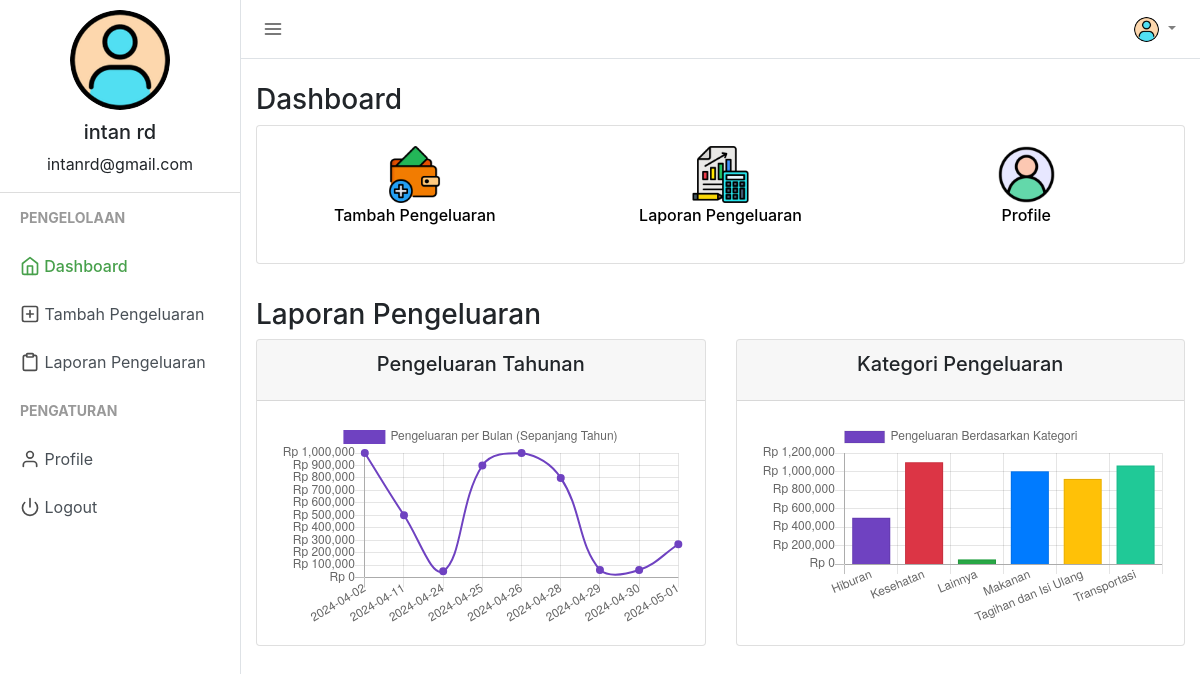
/index.php (signed in), run on the app's committed database.
### tables this page shows
CREATE TABLE `users` (
  `user_id` int(11) NOT NULL,
  `firstname` varchar(50) NOT NULL,
  `lastname` varchar(25) NOT NULL,
  `email` varchar(50) NOT NULL,
  `profile_path` varchar(50) NOT NULL DEFAULT 'default_profile.png',
  `password` varchar(50) NOT NULL,
  `trn_date` datetime NOT NULL
);

### session.php (called while the page is built, shortened)
<?php
include("config.php");
$sess_email = $_SESSION["email"];
$sql = "SELECT user_id, firstname, lastname, email, profile_path FROM users WHERE email = '$sess_email'";
$result = $con->query($sql);
if ($result->num_rows > 0) {
  while($row = $result->fetch_assoc()) {
    $userid=$row["user_id"];
    $username =$row["firstname"]." ".$row["lastname"];
    $useremail=$row["email"];
    $userprofile="uploads/".$row["profile_path"];
  }
} else {
    $userid="GHX1Y2";
    $username ="Jhon Doe";
    $useremail="mailid@domain.com";
    $userprofile="Uploads/default_profile.png";
}
?>

### index.php (the view, shortened to what this page needs)
<?php
include("session.php");
$exp_category_dc = mysqli_query($con, "SELECT kategori, SUM(REPLACE(REPLACE(REPLACE(pengeluaran, 'Rp', ''), '.', ''), ',', '')) as total FROM expenses WHERE user_id = '$userid' GROUP BY kategori");
$exp_date_line = mysqli_query($con, "SELECT tanggal, SUM(REPLACE(REPLACE(REPLACE(pengeluaran, 'Rp', ''), '.', ''), ',', '')) as total FROM expenses WHERE user_id = '$userid' GROUP BY tanggal");
$category_labels = array();
$category_totals = array();
while ($row = mysqli_fetch_assoc($exp_category_dc)) {
    $category_labels[] = $row['kategori'];
    $category_totals[] = (float) $row['total'];
}
$date_labels = array();
$date_totals = array();
while ($row = mysqli_fetch_assoc($exp_date_line)) {
    $date_labels[] = $row['tanggal'];
    $date_totals[] = (float) $row['total'];
}
?>
<!DOCTYPE html>
<html lang="en">
<head>
    <link href="css/bootstrap.min.css" rel="stylesheet">
    <link href="css/style.css" rel="stylesheet">
</head>
<body>
    <div class="d-flex" id="wrapper">
        <div class="border-right" id="sidebar-wrapper">
            <div class="user">
                <img class="img img-fluid rounded-circle" src="<?php echo $userprofile ?>" width="120">
                <h5><?php echo $username ?></h5>
                <p><?php echo $useremail ?></p>
            </div>
            <div class="sidebar-heading">Pengelolaan</div>
            <div class="list-group list-group-flush">
                <a href="index.php" class="list-group-item list-group-item-action sidebar-active"><span data-feather="home"></span> Dashboard</a>
                <a href="add_expense.php" class="list-group-item list-group-item-action "><span data-feather="plus-square"></span> Tambah Pengeluaran</a>
                <a href="manage_expense.php" class="list-group-item list-group-item-action "><span data-feather="clipboard"></span> Laporan Pengeluaran</a>
            </div>
            <div class="sidebar-heading">Pengaturan </div>
            <div class="list-group list-group-flush">
                <a href="profile.php" class="list-group-item list-group-item-action "><span data-feather="user"></span> Profile</a>
                <a href="logout.php" class="list-group-item list-group-item-action "><span data-feather="power"></span> Logout</a>
            </div>
        </div>
        <div id="page-content-wrapper">
            <nav class="navbar navbar-expand-lg navbar-light  border-bottom">
                <button class="toggler" type="button" id="menu-toggle" aria-expanded="false">
                    <span data-feather="menu"></span>
                </button>
                <div class="collapse navbar-collapse" id="navbarSupportedContent">
                    <ul class="navbar-nav ml-auto mt-2 mt-lg-0">
                        <li class="nav-item dropdown">
                            <a class="nav-link dropdown-toggle" href="#" id="navbarDropdown" role="button" data-toggle="dropdown" aria-haspopup="true" aria-expanded="false">
                                <img class="img img-fluid rounded-circle" src="<?php echo $userprofile ?>" width="25">
                            </a>
                        </li>
                    </ul>
                </div>
            </nav>
            <div class="container-fluid">
                <h3 class="mt-4">Dashboard</h3>
                <div class="row">
                    <div class="col-md">
                        <div class="card">
                            <div class="card-body">
                                <div class="row">
                                    <div class="col text-center">
                                        <a href="add_expense.php"><img src="icon/uang_tambah.png" width="57px" />
                                            <p>Tambah Pengeluaran</p>
                                        </a>
                                    </div>
                                    <div class="col text-center">
                                        <a href="manage_expense.php"><img src="icon/laporan.png" width="57px" />
                                            <p>Laporan Pengeluaran</p>
                                        </a>
                                    </div>
                                    <div class="col text-center">
                                        <a href="profile.php"><img src="icon/user2.png" width="57px" />
                                            <p>Profile</p>
                                        </a>
                                    </div>
                                </div>
                            </div>
                        </div>
                    </div>
                </div>
                <h3 class="mt-4">Laporan Pengeluaran</h3>
                <div class="row">
                    <div class="col-md">
                        <div class="card">
                            <div class="card-header">
                                <h5 class="card-title text-center">Pengeluaran Tahunan</h5>
                            </div>
                            <div class="card-body">
                                <canvas id="expense_line" height="150"></canvas>
                            </div>
                        </div>
                    </div>
                    <div class="col-md">
                        <div class="card">
                            <div class="card-header">
                                <h5 class="card-title text-center">Kategori Pengeluaran</h5>
                            </div>
                            <div class="card-body">
                                <canvas id="expense_category_pie" height="150"></canvas>
                            </div>
                        </div>
                    </div>
                </div>
            </div>
        </div>
    </div>
    <script>
        var ctx = document.getElementById('expense_category_pie').getContext('2d');
        var myChart = new Chart(ctx, {
            type: 'bar',
            data: {
                labels: <?php echo json_encode($category_labels); ?>,
                datasets: [{
                    label: 'Pengeluaran Berdasarkan Kategori',
                    data: <?php echo json_encode($category_totals); ?>,
                    backgroundColor: [
                        '#6f42c1',
                        '#dc3545',
                        '#28a745',
                        '#007bff',
                        '#ffc107',
                        '#20c997',
                        '#17a2b8',
                        '#fd7e14',
                        '#e83e8c',
                        '#6610f2'
                    ],
                    borderWidth: 1
                }]
            },
            options: {
                scales: {
                    yAxes: [{
                        ticks: {
                            beginAtZero: true,
                            callback: function(value, index, values) {
                                return 'Rp ' + value.toLocaleString();
                            }
                        }
                    }]
                }
            }
        });
        var line = document.getElementById('expense_line').getContext('2d');
        var myLineChart = new Chart(line, {
            type: 'line',
            data: {
                labels: <?php echo json_encode($date_labels); ?>,
                datasets: [{
                    label: 'Pengeluaran per Bulan (Sepanjang Tahun)',
                    data: <?php echo json_encode($date_totals); ?>,
                    borderColor: '#6f42c1',
                    backgroundColor: '#6f42c1',
                    fill: false,
                    borderWidth: 2
                }]
            },
            options: {
                scales: {
                    yAxes: [{
                        ticks: {
                            beginAtZero: true,
                            callback: function(value, index, values) {
                                return 'Rp ' + value.toLocaleString();
                            }
                        }
                    }]
                }
            }
        });
    </script>
</body>
</html>

### css/style.css (style rules this page uses)
body { background-color: #efefef; }
.feather { width: 20px; height: 20px; stroke: #4d4d4d; stroke-width: 2; stroke-linecap: round; stroke-linejoin: round; fill: none; vertical-align: text-bottom; }
.list-group { background-color: #ffffff; }
.list-group-item { border: none; }
.user { text-align: center; border-bottom: 1px solid #ddd; }
.user img { padding: 10px; }
.toggler { color: #000; background-color: #fff; border: none; outline: none; }
.sidebar-active { color: #47a04b; font-weight: 500; }
.sidebar-active .feather { stroke: #47a04b; font-weight: 500; }
#wrapper { overflow-x: hidden; background-color: #fff; }
#sidebar-wrapper { min-height: 100vh; margin-left: -15rem; -webkit-transition: margin 0.25s ease-out; -moz-transition: margin 0.25s ease-out; -o-transition: margin 0.25s ease-out; transition: margin 0.25s ease-out; }
#sidebar-wrapper .sidebar-heading { padding: 0.875rem 1.25rem; font-size: 14px; font-weight: bold; text-transform: uppercase; color: #999; }
#sidebar-wrapper .list-group { width: 15rem; }
#page-content-wrapper { min-width: 100vw; }
@media (min-width: 768px) { #sidebar-wrapper { margin-left: 0; } }
@media (min-width: 768px) { #page-content-wrapper { min-width: 0; width: 100%; } }
.card { margin-bottom: 10px; }
.container-fluid { margin-right: 20px; }

### index.php (style rules this page uses)
.card a { color: #000; font-weight: 500; }

### data on the page
users: profile_path (placeholder picture), username "intan rd", email "intanrd@gmail.com"

### other printed values
chart data {{ json_encode($category_labels) }} ["Hiburan","Kesehatan","Lainnya","Makanan","Tagihan dan Isi Ulang","Transportasi"]
chart data {{ json_encode($category_totals) }} [500000,1100000,50000,1002000,920000,1065000]
chart data {{ json_encode($date_labels) }} ["2024-04-02","2024-04-11","2024-04-24","2024-04-25","2024-04-26","2024-04-28","2024-04-29","2024-04-30","2024-05-01"]
chart data {{ json_encode($date_totals) }} [1000000,500000,50000,900000,1000000,800000,60000,60000,267000]
